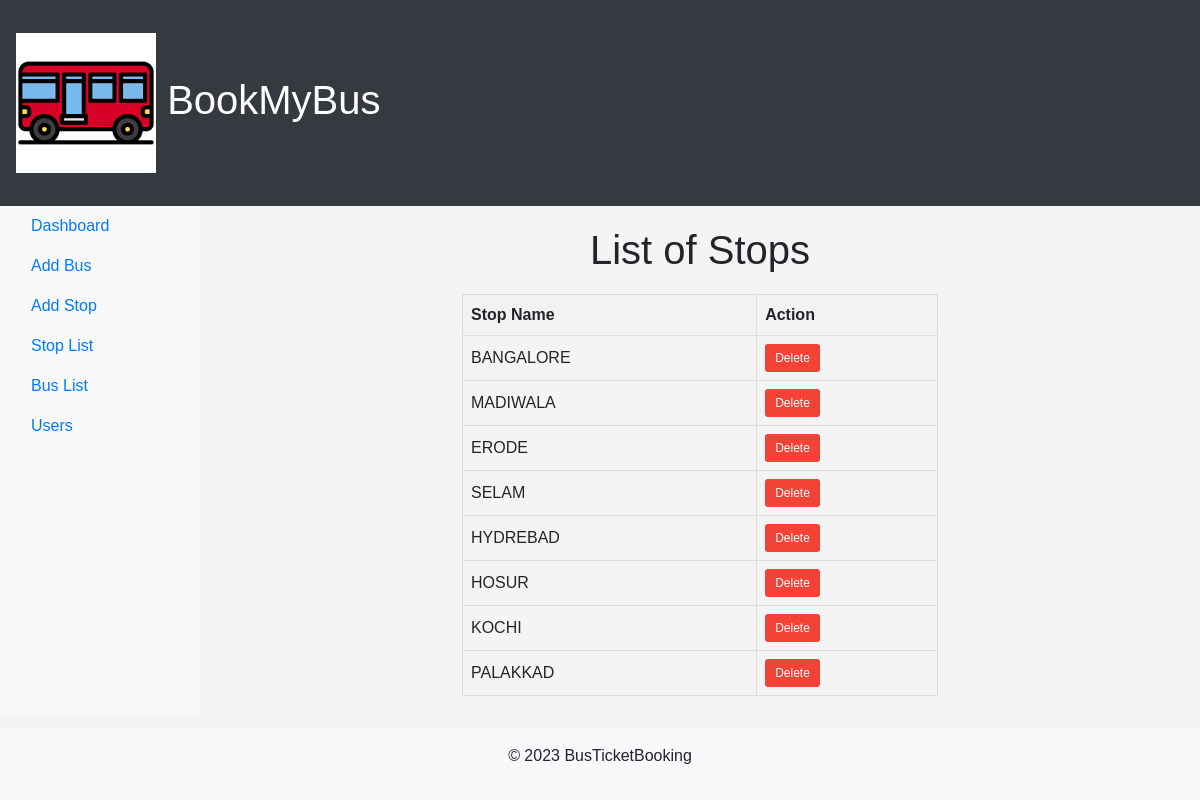
The page /adminapp/stop_list/ on the database as committed earlier.
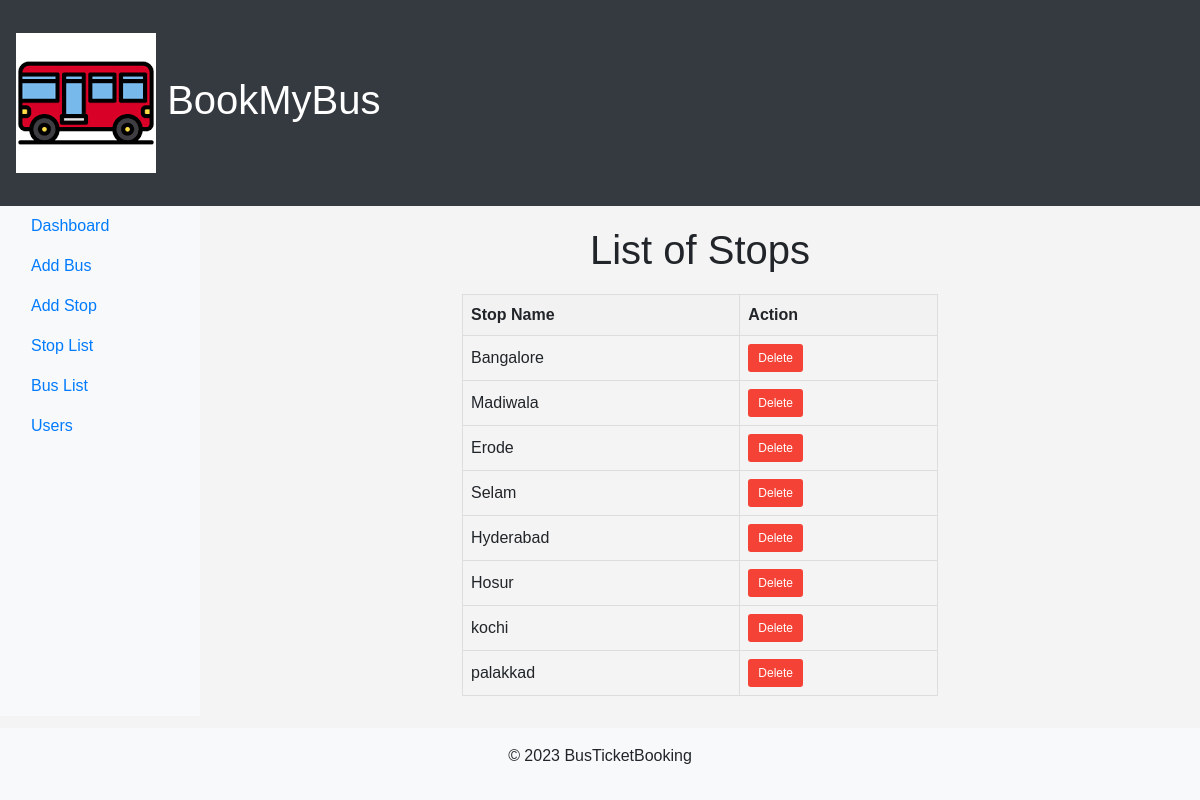
The same page on the database as committed later.
### app1/models.py (models this page shows, shortened)
class Stop(models.Model):
    name = models.CharField(max_length=100)

### adminapp/views.py (the view)
# urls.py: path('stop_list/',views.stop_list,name='stop_list'),
def stop_list(request):
    stops=Stop.objects.all()
    return render(request,'stop_list.html',{'stops':stops})

### project_templates/stop_list.html (shortened to what this page needs)
{% extends 'base_admin.html' %}
{% block content %}
    <div class="content">
        <h1>List of Stops</h1>
        <table>
            <thead>
                <tr>
                    <th>Stop Name</th>
                    <th>Action</th>
                </tr>
            </thead>
            <tbody>
                {% for stop in stops %}
                    <tr>
                        <td>{{ stop.name }}</td>
                        <td>
                            <form method="post" action="{% url 'delete_stop' stop.id %}">
                                <button type="submit">Delete</button>
                            </form>
                        </td>
                    </tr>
                {% endfor %}
            </tbody>
        </table>
    </div>
{% endblock %}

Rows that differ between the two databases and show on the page:
changed Stop: name "BANGALORE" → "Bangalore"
changed Stop: name "MADIWALA" → "Madiwala"
changed Stop: name "ERODE" → "Erode"
changed Stop: name "SELAM" → "Selam"
changed Stop: name "HYDREBAD" → "Hyderabad"
changed Stop: name "HOSUR" → "Hosur"
changed Stop: name "KOCHI" → "kochi"
changed Stop: name "PALAKKAD" → "palakkad"
